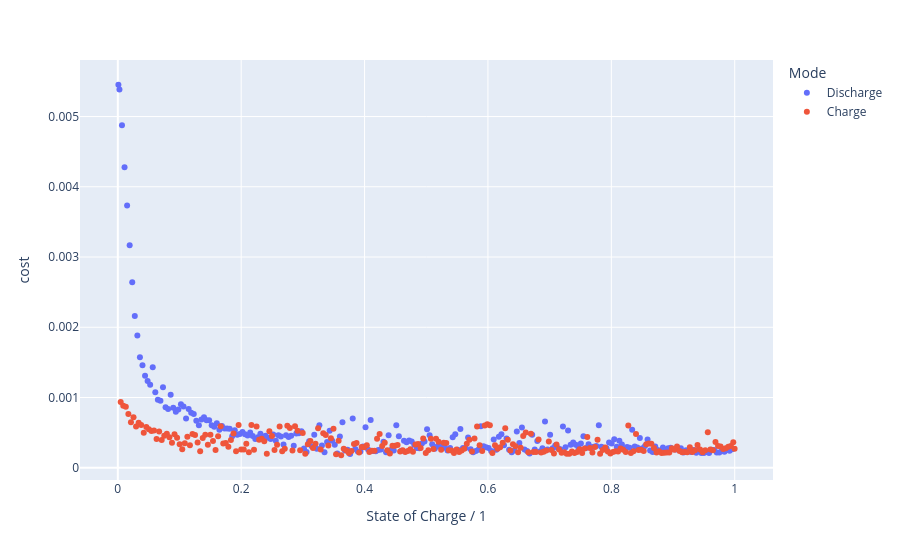
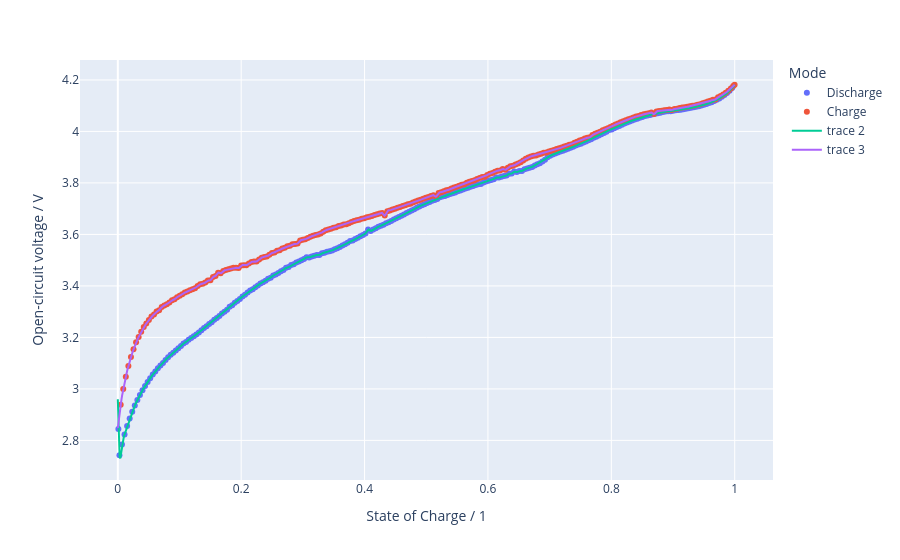
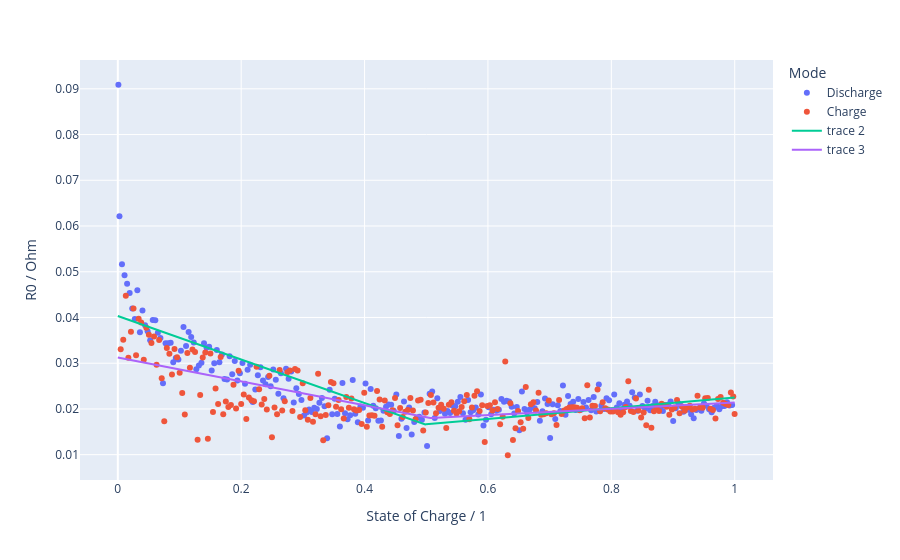
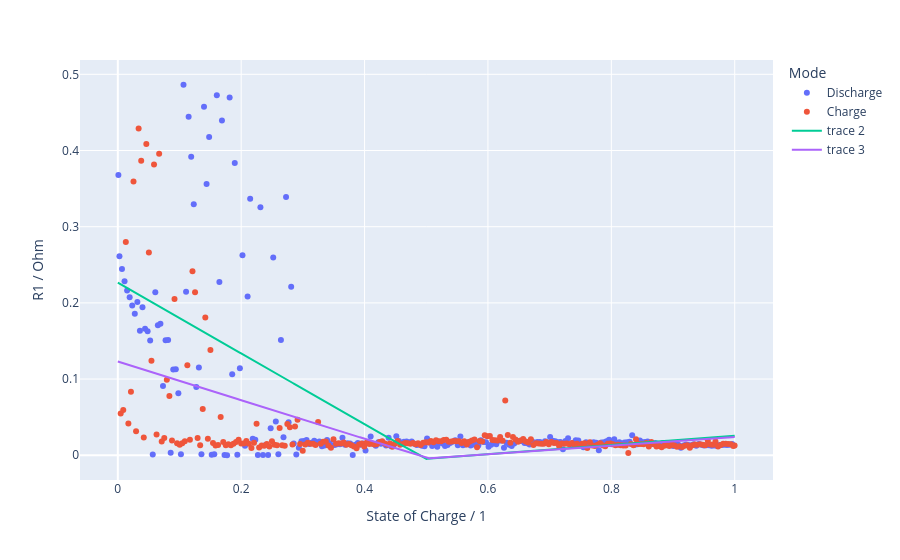

Notebook source saved alongside these figures, in order:
### Code cell
kinds = {
    "Open-circuit voltage / V": "lut",
    "R0 / Ohm": "spline",
}

options = {
    "Open-circuit voltage / V": {"kind": "cubic"},
    "R0 / Ohm": {"k": 1, "n": 3},
}

for i in range(1, 6):
    if f"R{i} / Ohm" in param.columns:
        kinds[f"R{i} / Ohm"] = "spline"
        options[f"R{i} / Ohm"] = {"k": 1, "n": 3}
    if f"Tau{i} / s" in param.columns:
        kinds[f"Tau{i} / s"] = "spline"
        options[f"Tau{i} / s"] = {"k": 1, "n": 3}

for key in keys[2:]:
    fig = px.scatter(
        param,
        x="State of Charge / 1",
        y=key,
        color="Mode",
    )
    if key in kinds:
        for mode in param["Mode"].unique():
            mask = param["Mode"] == mode
            x = param.loc[mask, "State of Charge / 1"].values
            y = param.loc[mask, key].values
            interpolant = Interpolant(x, y, kind=kinds[key], options=options[key])
            x_interp = np.linspace(0, 1, 1000)
            y_interp = interpolant(x_interp)
            fig.add_trace(
                go.Scatter(
                    x=x_interp,
                    y=y_interp,
                    mode="lines",
                )
            )
    fig.show()

### Figure 1 — Plotly figure (JSON) as saved in the notebook; plotly's stock layout.template omitted (floating-point values rounded to 4 significant figures; data arrays with more than 128 entries replaced by an {"elided": "..."} marker saying what was removed)
{"data": [{"hovertemplate": "Mode=Discharge<br>State of Charge / 1=%{x}<br>cost=%{y}<extra></extra>", "legendgroup": "Discharge", "marker": {"color": "#636efa", "symbol": "circle"}, "mode": "markers", "name": "Discharge", "orientation": "v", "showlegend": true, "type": "scatter", "x": {"elided": "241 float values"}, "xaxis": "x", "y": {"elided": "241 float values"}, "yaxis": "y"}, {"hovertemplate": "Mode=Charge<br>State of Charge / 1=%{x}<br>cost=%{y}<extra></extra>", "legendgroup": "Charge", "marker": {"color": "#EF553B", "symbol": "circle"}, "mode": "markers", "name": "Charge", "orientation": "v", "showlegend": true, "type": "scatter", "x": {"elided": "241 float values"}, "xaxis": "x", "y": {"elided": "241 float values"}, "yaxis": "y"}], "layout": {"legend": {"title": {"text": "Mode"}, "tracegroupgap": 0}, "margin": {"t": 60}, "xaxis": {"anchor": "y", "domain": [0, 1], "title": {"text": "State of Charge / 1"}}, "yaxis": {"anchor": "x", "domain": [0, 1], "title": {"text": "cost"}}}}

### Figure 2 — Plotly figure (JSON) as saved in the notebook; plotly's stock layout.template omitted (floating-point values rounded to 4 significant figures; data arrays with more than 128 entries replaced by an {"elided": "..."} marker saying what was removed)
{"data": [{"hovertemplate": "Mode=Discharge<br>State of Charge / 1=%{x}<br>Open-circuit voltage / V=%{y}<extra></extra>", "legendgroup": "Discharge", "marker": {"color": "#636efa", "symbol": "circle"}, "mode": "markers", "name": "Discharge", "orientation": "v", "showlegend": true, "type": "scatter", "x": {"elided": "241 float values"}, "xaxis": "x", "y": {"elided": "241 float values"}, "yaxis": "y"}, {"hovertemplate": "Mode=Charge<br>State of Charge / 1=%{x}<br>Open-circuit voltage / V=%{y}<extra></extra>", "legendgroup": "Charge", "marker": {"color": "#EF553B", "symbol": "circle"}, "mode": "markers", "name": "Charge", "orientation": "v", "showlegend": true, "type": "scatter", "x": {"elided": "241 float values"}, "xaxis": "x", "y": {"elided": "241 float values"}, "yaxis": "y"}, {"mode": "lines", "type": "scatter", "x": {"elided": "1000 float values"}, "y": {"elided": "1000 float values"}}, {"mode": "lines", "type": "scatter", "x": {"elided": "1000 float values"}, "y": {"elided": "1000 float values"}}], "layout": {"legend": {"title": {"text": "Mode"}, "tracegroupgap": 0}, "margin": {"t": 60}, "xaxis": {"anchor": "y", "domain": [0, 1], "title": {"text": "State of Charge / 1"}}, "yaxis": {"anchor": "x", "domain": [0, 1], "title": {"text": "Open-circuit voltage / V"}}}}

### Figure 3 — Plotly figure (JSON) as saved in the notebook; plotly's stock layout.template omitted (floating-point values rounded to 4 significant figures; data arrays with more than 128 entries replaced by an {"elided": "..."} marker saying what was removed)
{"data": [{"hovertemplate": "Mode=Discharge<br>State of Charge / 1=%{x}<br>R0 / Ohm=%{y}<extra></extra>", "legendgroup": "Discharge", "marker": {"color": "#636efa", "symbol": "circle"}, "mode": "markers", "name": "Discharge", "orientation": "v", "showlegend": true, "type": "scatter", "x": {"elided": "241 float values"}, "xaxis": "x", "y": {"elided": "241 float values"}, "yaxis": "y"}, {"hovertemplate": "Mode=Charge<br>State of Charge / 1=%{x}<br>R0 / Ohm=%{y}<extra></extra>", "legendgroup": "Charge", "marker": {"color": "#EF553B", "symbol": "circle"}, "mode": "markers", "name": "Charge", "orientation": "v", "showlegend": true, "type": "scatter", "x": {"elided": "241 float values"}, "xaxis": "x", "y": {"elided": "241 float values"}, "yaxis": "y"}, {"mode": "lines", "type": "scatter", "x": {"elided": "1000 float values"}, "y": {"elided": "1000 float values"}}, {"mode": "lines", "type": "scatter", "x": {"elided": "1000 float values"}, "y": {"elided": "1000 float values"}}], "layout": {"legend": {"title": {"text": "Mode"}, "tracegroupgap": 0}, "margin": {"t": 60}, "xaxis": {"anchor": "y", "domain": [0, 1], "title": {"text": "State of Charge / 1"}}, "yaxis": {"anchor": "x", "domain": [0, 1], "title": {"text": "R0 / Ohm"}}}}

### Figure 4 — Plotly figure (JSON) as saved in the notebook; plotly's stock layout.template omitted (floating-point values rounded to 4 significant figures; data arrays with more than 128 entries replaced by an {"elided": "..."} marker saying what was removed)
{"data": [{"hovertemplate": "Mode=Discharge<br>State of Charge / 1=%{x}<br>R1 / Ohm=%{y}<extra></extra>", "legendgroup": "Discharge", "marker": {"color": "#636efa", "symbol": "circle"}, "mode": "markers", "name": "Discharge", "orientation": "v", "showlegend": true, "type": "scatter", "x": {"elided": "241 float values"}, "xaxis": "x", "y": {"elided": "241 float values"}, "yaxis": "y"}, {"hovertemplate": "Mode=Charge<br>State of Charge / 1=%{x}<br>R1 / Ohm=%{y}<extra></extra>", "legendgroup": "Charge", "marker": {"color": "#EF553B", "symbol": "circle"}, "mode": "markers", "name": "Charge", "orientation": "v", "showlegend": true, "type": "scatter", "x": {"elided": "241 float values"}, "xaxis": "x", "y": {"elided": "241 float values"}, "yaxis": "y"}, {"mode": "lines", "type": "scatter", "x": {"elided": "1000 float values"}, "y": {"elided": "1000 float values"}}, {"mode": "lines", "type": "scatter", "x": {"elided": "1000 float values"}, "y": {"elided": "1000 float values"}}], "layout": {"legend": {"title": {"text": "Mode"}, "tracegroupgap": 0}, "margin": {"t": 60}, "xaxis": {"anchor": "y", "domain": [0, 1], "title": {"text": "State of Charge / 1"}}, "yaxis": {"anchor": "x", "domain": [0, 1], "title": {"text": "R1 / Ohm"}}}}
